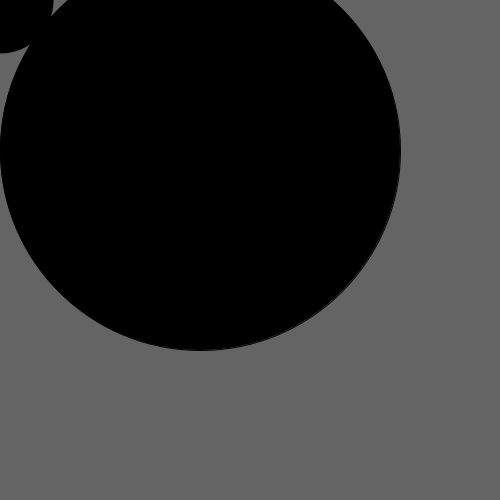
Frame 1 (no input)
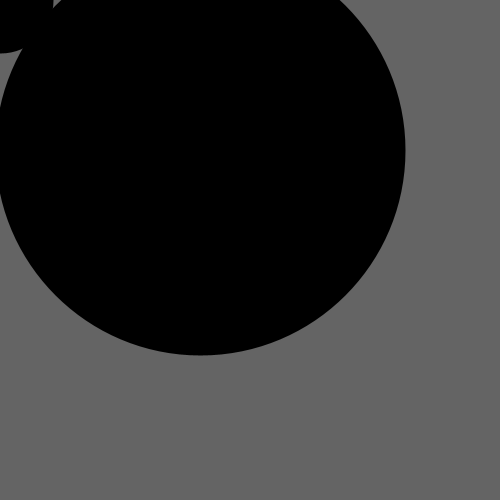
Frame 60 (the mouse pressed at the canvas centre just before this capture)
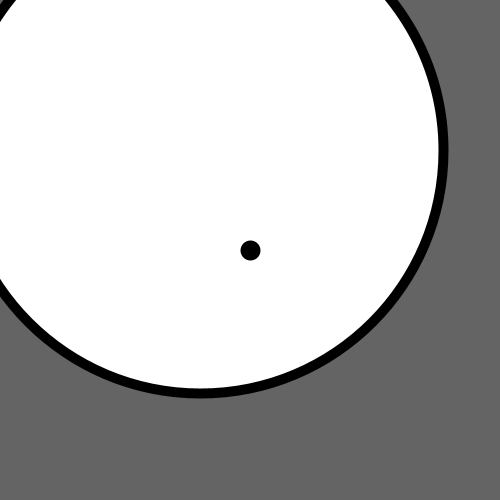
Frame 120 (the mouse held since frame 60 and released just before this capture)

The Processing sketch that drew these frames (run headless with seeded random() and noise(); from frame 60 on, the mouse is pressed at the canvas centre):

// Processing sketch: processing_28437
// ── processing_28437.pde

int x = 200;
int y = 150;
int radius = 200;
int radius2 = 48;


void setup() {
  size(500, 500);
  smooth();
  ellipseMode(RADIUS);
}

void draw() {
  background(100);
  float d = dist(mouseX, mouseY, x, y);
  if (d < radius) {
      if(radius2 > 5){
        radius++;
        radius2--;
    }
      fill(255);

  }else{
      fill(0);
      if(radius2 > 48){
        radius2++;
     }
  }
    
  ellipse(x, y, radius, radius);
  if(mousePressed) {
    fill(255);
    strokeWeight(10);
  } 
  else {
    fill(0);
    strokeWeight(10);

  }
    ellipse(mouseX, mouseY, radius2, radius2);
    
   
}       
